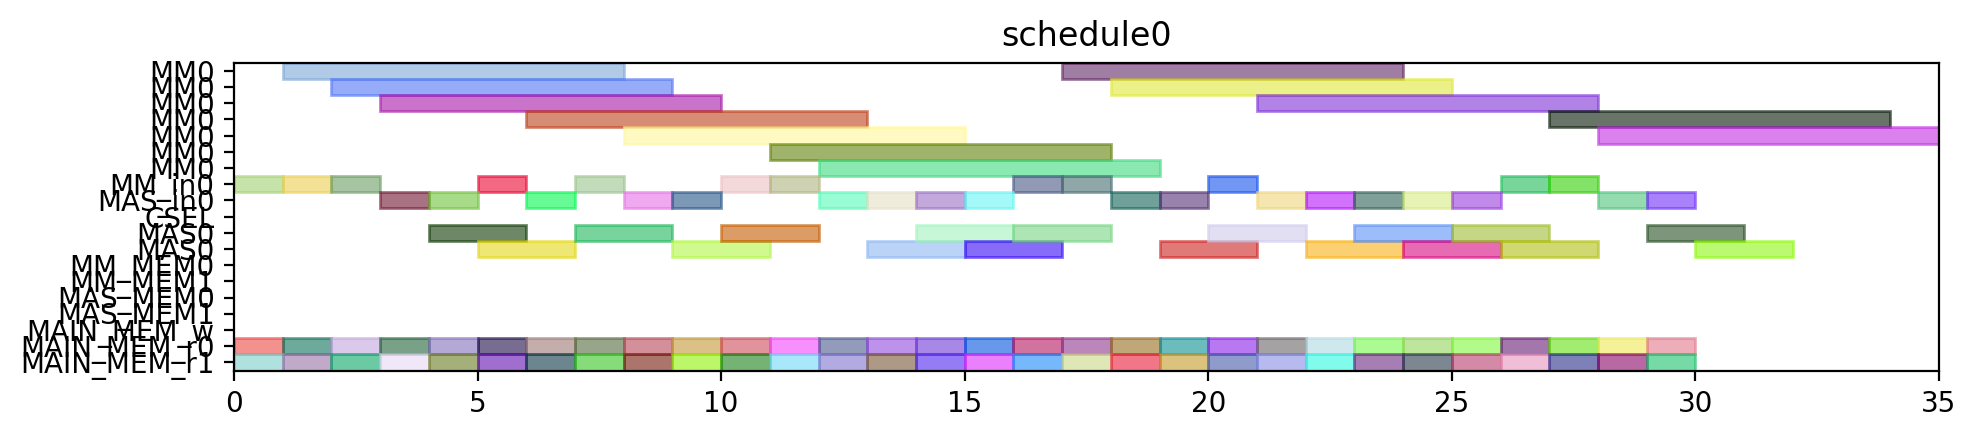

The Python source for this figure:
from pyschedule import Scenario, solvers, plotters, alt


def solve():
	horizon = 120
	S = Scenario("schedule0", horizon=horizon)

	# resource
	MM = S.Resources('MM', num=1, size=7)
	MM_in = S.Resources('MM_in', num=1)
	MAS_in = S.Resources('MAS_in', num=1)
	CSEL = S.Resource('CSEL')
	MAS = S.Resources('MAS', num=1, size=2, periods=range(1, horizon))
	MM_MEM = S.Resources('MM_MEM', num=2)
	MAS_MEM = S.Resources('MAS_MEM', num=2)
	MAIN_MEM_w = S.Resource('MAIN_MEM_w', size=1)
	MAIN_MEM_r = S.Resources('MAIN_MEM_r', num=2)

	# result of previous scheduling

	# new tasks
	c_t0_t0_t0 = S.Task('c_t0_t0_t0', length=7, delay_cost=1)
	c_t0_t0_t0 += alt(MM)
	c_t0_t0_t0_in = S.Task('c_t0_t0_t0_in', length=1, delay_cost=1)
	c_t0_t0_t0_in += alt(MM_in)
	S += c_t0_t0_t0_in*MM_in[0]<=c_t0_t0_t0*MM[0]
	c_t0_t0_t0_mem0 = S.Task('c_t0_t0_t0_mem0', length=1, delay_cost=1)
	c_t0_t0_t0_mem0 += MAIN_MEM_r[0]
	S += c_t0_t0_t0_mem0 <= c_t0_t0_t0

	c_t0_t0_t0_mem1 = S.Task('c_t0_t0_t0_mem1', length=1, delay_cost=1)
	c_t0_t0_t0_mem1 += MAIN_MEM_r[1]
	S += c_t0_t0_t0_mem1 <= c_t0_t0_t0

	c_t0_t0_t1 = S.Task('c_t0_t0_t1', length=7, delay_cost=1)
	c_t0_t0_t1 += alt(MM)
	c_t0_t0_t1_in = S.Task('c_t0_t0_t1_in', length=1, delay_cost=1)
	c_t0_t0_t1_in += alt(MM_in)
	S += c_t0_t0_t1_in*MM_in[0]<=c_t0_t0_t1*MM[0]
	c_t0_t0_t1_mem0 = S.Task('c_t0_t0_t1_mem0', length=1, delay_cost=1)
	c_t0_t0_t1_mem0 += MAIN_MEM_r[0]
	S += c_t0_t0_t1_mem0 <= c_t0_t0_t1

	c_t0_t0_t1_mem1 = S.Task('c_t0_t0_t1_mem1', length=1, delay_cost=1)
	c_t0_t0_t1_mem1 += MAIN_MEM_r[1]
	S += c_t0_t0_t1_mem1 <= c_t0_t0_t1

	c_t0_t0_t2 = S.Task('c_t0_t0_t2', length=2, delay_cost=1)
	c_t0_t0_t2 += alt(MAS)
	c_t0_t0_t2_in = S.Task('c_t0_t0_t2_in', length=1, delay_cost=1)
	c_t0_t0_t2_in += alt(MAS_in)
	S += c_t0_t0_t2_in*MAS_in[0]<=c_t0_t0_t2*MAS[0]

	c_t0_t0_t2_mem0 = S.Task('c_t0_t0_t2_mem0', length=1, delay_cost=1)
	c_t0_t0_t2_mem0 += MAIN_MEM_r[0]
	S += c_t0_t0_t2_mem0 <= c_t0_t0_t2

	c_t0_t0_t2_mem1 = S.Task('c_t0_t0_t2_mem1', length=1, delay_cost=1)
	c_t0_t0_t2_mem1 += MAIN_MEM_r[1]
	S += c_t0_t0_t2_mem1 <= c_t0_t0_t2

	c_t0_t0_t3 = S.Task('c_t0_t0_t3', length=2, delay_cost=1)
	c_t0_t0_t3 += alt(MAS)
	c_t0_t0_t3_in = S.Task('c_t0_t0_t3_in', length=1, delay_cost=1)
	c_t0_t0_t3_in += alt(MAS_in)
	S += c_t0_t0_t3_in*MAS_in[0]<=c_t0_t0_t3*MAS[0]

	c_t0_t0_t3_mem0 = S.Task('c_t0_t0_t3_mem0', length=1, delay_cost=1)
	c_t0_t0_t3_mem0 += MAIN_MEM_r[0]
	S += c_t0_t0_t3_mem0 <= c_t0_t0_t3

	c_t0_t0_t3_mem1 = S.Task('c_t0_t0_t3_mem1', length=1, delay_cost=1)
	c_t0_t0_t3_mem1 += MAIN_MEM_r[1]
	S += c_t0_t0_t3_mem1 <= c_t0_t0_t3

	c_t0_t1_t0 = S.Task('c_t0_t1_t0', length=7, delay_cost=1)
	c_t0_t1_t0 += alt(MM)
	c_t0_t1_t0_in = S.Task('c_t0_t1_t0_in', length=1, delay_cost=1)
	c_t0_t1_t0_in += alt(MM_in)
	S += c_t0_t1_t0_in*MM_in[0]<=c_t0_t1_t0*MM[0]
	c_t0_t1_t0_mem0 = S.Task('c_t0_t1_t0_mem0', length=1, delay_cost=1)
	c_t0_t1_t0_mem0 += MAIN_MEM_r[0]
	S += c_t0_t1_t0_mem0 <= c_t0_t1_t0

	c_t0_t1_t0_mem1 = S.Task('c_t0_t1_t0_mem1', length=1, delay_cost=1)
	c_t0_t1_t0_mem1 += MAIN_MEM_r[1]
	S += c_t0_t1_t0_mem1 <= c_t0_t1_t0

	c_t0_t1_t1 = S.Task('c_t0_t1_t1', length=7, delay_cost=1)
	c_t0_t1_t1 += alt(MM)
	c_t0_t1_t1_in = S.Task('c_t0_t1_t1_in', length=1, delay_cost=1)
	c_t0_t1_t1_in += alt(MM_in)
	S += c_t0_t1_t1_in*MM_in[0]<=c_t0_t1_t1*MM[0]
	c_t0_t1_t1_mem0 = S.Task('c_t0_t1_t1_mem0', length=1, delay_cost=1)
	c_t0_t1_t1_mem0 += MAIN_MEM_r[0]
	S += c_t0_t1_t1_mem0 <= c_t0_t1_t1

	c_t0_t1_t1_mem1 = S.Task('c_t0_t1_t1_mem1', length=1, delay_cost=1)
	c_t0_t1_t1_mem1 += MAIN_MEM_r[1]
	S += c_t0_t1_t1_mem1 <= c_t0_t1_t1

	c_t0_t1_t2 = S.Task('c_t0_t1_t2', length=2, delay_cost=1)
	c_t0_t1_t2 += alt(MAS)
	c_t0_t1_t2_in = S.Task('c_t0_t1_t2_in', length=1, delay_cost=1)
	c_t0_t1_t2_in += alt(MAS_in)
	S += c_t0_t1_t2_in*MAS_in[0]<=c_t0_t1_t2*MAS[0]

	c_t0_t1_t2_mem0 = S.Task('c_t0_t1_t2_mem0', length=1, delay_cost=1)
	c_t0_t1_t2_mem0 += MAIN_MEM_r[0]
	S += c_t0_t1_t2_mem0 <= c_t0_t1_t2

	c_t0_t1_t2_mem1 = S.Task('c_t0_t1_t2_mem1', length=1, delay_cost=1)
	c_t0_t1_t2_mem1 += MAIN_MEM_r[1]
	S += c_t0_t1_t2_mem1 <= c_t0_t1_t2

	c_t0_t1_t3 = S.Task('c_t0_t1_t3', length=2, delay_cost=1)
	c_t0_t1_t3 += alt(MAS)
	c_t0_t1_t3_in = S.Task('c_t0_t1_t3_in', length=1, delay_cost=1)
	c_t0_t1_t3_in += alt(MAS_in)
	S += c_t0_t1_t3_in*MAS_in[0]<=c_t0_t1_t3*MAS[0]

	c_t0_t1_t3_mem0 = S.Task('c_t0_t1_t3_mem0', length=1, delay_cost=1)
	c_t0_t1_t3_mem0 += MAIN_MEM_r[0]
	S += c_t0_t1_t3_mem0 <= c_t0_t1_t3

	c_t0_t1_t3_mem1 = S.Task('c_t0_t1_t3_mem1', length=1, delay_cost=1)
	c_t0_t1_t3_mem1 += MAIN_MEM_r[1]
	S += c_t0_t1_t3_mem1 <= c_t0_t1_t3

	c_t0_t20 = S.Task('c_t0_t20', length=2, delay_cost=1)
	c_t0_t20 += alt(MAS)
	c_t0_t20_in = S.Task('c_t0_t20_in', length=1, delay_cost=1)
	c_t0_t20_in += alt(MAS_in)
	S += c_t0_t20_in*MAS_in[0]<=c_t0_t20*MAS[0]

	c_t0_t20_mem0 = S.Task('c_t0_t20_mem0', length=1, delay_cost=1)
	c_t0_t20_mem0 += MAIN_MEM_r[0]
	S += c_t0_t20_mem0 <= c_t0_t20

	c_t0_t20_mem1 = S.Task('c_t0_t20_mem1', length=1, delay_cost=1)
	c_t0_t20_mem1 += MAIN_MEM_r[1]
	S += c_t0_t20_mem1 <= c_t0_t20

	c_t0_t21 = S.Task('c_t0_t21', length=2, delay_cost=1)
	c_t0_t21 += alt(MAS)
	c_t0_t21_in = S.Task('c_t0_t21_in', length=1, delay_cost=1)
	c_t0_t21_in += alt(MAS_in)
	S += c_t0_t21_in*MAS_in[0]<=c_t0_t21*MAS[0]

	c_t0_t21_mem0 = S.Task('c_t0_t21_mem0', length=1, delay_cost=1)
	c_t0_t21_mem0 += MAIN_MEM_r[0]
	S += c_t0_t21_mem0 <= c_t0_t21

	c_t0_t21_mem1 = S.Task('c_t0_t21_mem1', length=1, delay_cost=1)
	c_t0_t21_mem1 += MAIN_MEM_r[1]
	S += c_t0_t21_mem1 <= c_t0_t21

	c_t0_t30 = S.Task('c_t0_t30', length=2, delay_cost=1)
	c_t0_t30 += alt(MAS)
	c_t0_t30_in = S.Task('c_t0_t30_in', length=1, delay_cost=1)
	c_t0_t30_in += alt(MAS_in)
	S += c_t0_t30_in*MAS_in[0]<=c_t0_t30*MAS[0]

	c_t0_t30_mem0 = S.Task('c_t0_t30_mem0', length=1, delay_cost=1)
	c_t0_t30_mem0 += MAIN_MEM_r[0]
	S += c_t0_t30_mem0 <= c_t0_t30

	c_t0_t30_mem1 = S.Task('c_t0_t30_mem1', length=1, delay_cost=1)
	c_t0_t30_mem1 += MAIN_MEM_r[1]
	S += c_t0_t30_mem1 <= c_t0_t30

	c_t0_t31 = S.Task('c_t0_t31', length=2, delay_cost=1)
	c_t0_t31 += alt(MAS)
	c_t0_t31_in = S.Task('c_t0_t31_in', length=1, delay_cost=1)
	c_t0_t31_in += alt(MAS_in)
	S += c_t0_t31_in*MAS_in[0]<=c_t0_t31*MAS[0]

	c_t0_t31_mem0 = S.Task('c_t0_t31_mem0', length=1, delay_cost=1)
	c_t0_t31_mem0 += MAIN_MEM_r[0]
	S += c_t0_t31_mem0 <= c_t0_t31

	c_t0_t31_mem1 = S.Task('c_t0_t31_mem1', length=1, delay_cost=1)
	c_t0_t31_mem1 += MAIN_MEM_r[1]
	S += c_t0_t31_mem1 <= c_t0_t31

	c_t1_t0_t0 = S.Task('c_t1_t0_t0', length=7, delay_cost=1)
	c_t1_t0_t0 += alt(MM)
	c_t1_t0_t0_in = S.Task('c_t1_t0_t0_in', length=1, delay_cost=1)
	c_t1_t0_t0_in += alt(MM_in)
	S += c_t1_t0_t0_in*MM_in[0]<=c_t1_t0_t0*MM[0]
	c_t1_t0_t0_mem0 = S.Task('c_t1_t0_t0_mem0', length=1, delay_cost=1)
	c_t1_t0_t0_mem0 += MAIN_MEM_r[0]
	S += c_t1_t0_t0_mem0 <= c_t1_t0_t0

	c_t1_t0_t0_mem1 = S.Task('c_t1_t0_t0_mem1', length=1, delay_cost=1)
	c_t1_t0_t0_mem1 += MAIN_MEM_r[1]
	S += c_t1_t0_t0_mem1 <= c_t1_t0_t0

	c_t1_t0_t1 = S.Task('c_t1_t0_t1', length=7, delay_cost=1)
	c_t1_t0_t1 += alt(MM)
	c_t1_t0_t1_in = S.Task('c_t1_t0_t1_in', length=1, delay_cost=1)
	c_t1_t0_t1_in += alt(MM_in)
	S += c_t1_t0_t1_in*MM_in[0]<=c_t1_t0_t1*MM[0]
	c_t1_t0_t1_mem0 = S.Task('c_t1_t0_t1_mem0', length=1, delay_cost=1)
	c_t1_t0_t1_mem0 += MAIN_MEM_r[0]
	S += c_t1_t0_t1_mem0 <= c_t1_t0_t1

	c_t1_t0_t1_mem1 = S.Task('c_t1_t0_t1_mem1', length=1, delay_cost=1)
	c_t1_t0_t1_mem1 += MAIN_MEM_r[1]
	S += c_t1_t0_t1_mem1 <= c_t1_t0_t1

	c_t1_t0_t2 = S.Task('c_t1_t0_t2', length=2, delay_cost=1)
	c_t1_t0_t2 += alt(MAS)
	c_t1_t0_t2_in = S.Task('c_t1_t0_t2_in', length=1, delay_cost=1)
	c_t1_t0_t2_in += alt(MAS_in)
	S += c_t1_t0_t2_in*MAS_in[0]<=c_t1_t0_t2*MAS[0]

	c_t1_t0_t2_mem0 = S.Task('c_t1_t0_t2_mem0', length=1, delay_cost=1)
	c_t1_t0_t2_mem0 += MAIN_MEM_r[0]
	S += c_t1_t0_t2_mem0 <= c_t1_t0_t2

	c_t1_t0_t2_mem1 = S.Task('c_t1_t0_t2_mem1', length=1, delay_cost=1)
	c_t1_t0_t2_mem1 += MAIN_MEM_r[1]
	S += c_t1_t0_t2_mem1 <= c_t1_t0_t2

	c_t1_t0_t3 = S.Task('c_t1_t0_t3', length=2, delay_cost=1)
	c_t1_t0_t3 += alt(MAS)
	c_t1_t0_t3_in = S.Task('c_t1_t0_t3_in', length=1, delay_cost=1)
	c_t1_t0_t3_in += alt(MAS_in)
	S += c_t1_t0_t3_in*MAS_in[0]<=c_t1_t0_t3*MAS[0]

	c_t1_t0_t3_mem0 = S.Task('c_t1_t0_t3_mem0', length=1, delay_cost=1)
	c_t1_t0_t3_mem0 += MAIN_MEM_r[0]
	S += c_t1_t0_t3_mem0 <= c_t1_t0_t3

	c_t1_t0_t3_mem1 = S.Task('c_t1_t0_t3_mem1', length=1, delay_cost=1)
	c_t1_t0_t3_mem1 += MAIN_MEM_r[1]
	S += c_t1_t0_t3_mem1 <= c_t1_t0_t3

	c_t1_t1_t0 = S.Task('c_t1_t1_t0', length=7, delay_cost=1)
	c_t1_t1_t0 += alt(MM)
	c_t1_t1_t0_in = S.Task('c_t1_t1_t0_in', length=1, delay_cost=1)
	c_t1_t1_t0_in += alt(MM_in)
	S += c_t1_t1_t0_in*MM_in[0]<=c_t1_t1_t0*MM[0]
	c_t1_t1_t0_mem0 = S.Task('c_t1_t1_t0_mem0', length=1, delay_cost=1)
	c_t1_t1_t0_mem0 += MAIN_MEM_r[0]
	S += c_t1_t1_t0_mem0 <= c_t1_t1_t0

	c_t1_t1_t0_mem1 = S.Task('c_t1_t1_t0_mem1', length=1, delay_cost=1)
	c_t1_t1_t0_mem1 += MAIN_MEM_r[1]
	S += c_t1_t1_t0_mem1 <= c_t1_t1_t0

	c_t1_t1_t1 = S.Task('c_t1_t1_t1', length=7, delay_cost=1)
	c_t1_t1_t1 += alt(MM)
	c_t1_t1_t1_in = S.Task('c_t1_t1_t1_in', length=1, delay_cost=1)
	c_t1_t1_t1_in += alt(MM_in)
	S += c_t1_t1_t1_in*MM_in[0]<=c_t1_t1_t1*MM[0]
	c_t1_t1_t1_mem0 = S.Task('c_t1_t1_t1_mem0', length=1, delay_cost=1)
	c_t1_t1_t1_mem0 += MAIN_MEM_r[0]
	S += c_t1_t1_t1_mem0 <= c_t1_t1_t1

	c_t1_t1_t1_mem1 = S.Task('c_t1_t1_t1_mem1', length=1, delay_cost=1)
	c_t1_t1_t1_mem1 += MAIN_MEM_r[1]
	S += c_t1_t1_t1_mem1 <= c_t1_t1_t1

	c_t1_t1_t2 = S.Task('c_t1_t1_t2', length=2, delay_cost=1)
	c_t1_t1_t2 += alt(MAS)
	c_t1_t1_t2_in = S.Task('c_t1_t1_t2_in', length=1, delay_cost=1)
	c_t1_t1_t2_in += alt(MAS_in)
	S += c_t1_t1_t2_in*MAS_in[0]<=c_t1_t1_t2*MAS[0]

	c_t1_t1_t2_mem0 = S.Task('c_t1_t1_t2_mem0', length=1, delay_cost=1)
	c_t1_t1_t2_mem0 += MAIN_MEM_r[0]
	S += c_t1_t1_t2_mem0 <= c_t1_t1_t2

	c_t1_t1_t2_mem1 = S.Task('c_t1_t1_t2_mem1', length=1, delay_cost=1)
	c_t1_t1_t2_mem1 += MAIN_MEM_r[1]
	S += c_t1_t1_t2_mem1 <= c_t1_t1_t2

	c_t1_t1_t3 = S.Task('c_t1_t1_t3', length=2, delay_cost=1)
	c_t1_t1_t3 += alt(MAS)
	c_t1_t1_t3_in = S.Task('c_t1_t1_t3_in', length=1, delay_cost=1)
	c_t1_t1_t3_in += alt(MAS_in)
	S += c_t1_t1_t3_in*MAS_in[0]<=c_t1_t1_t3*MAS[0]

	c_t1_t1_t3_mem0 = S.Task('c_t1_t1_t3_mem0', length=1, delay_cost=1)
	c_t1_t1_t3_mem0 += MAIN_MEM_r[0]
	S += c_t1_t1_t3_mem0 <= c_t1_t1_t3

	c_t1_t1_t3_mem1 = S.Task('c_t1_t1_t3_mem1', length=1, delay_cost=1)
	c_t1_t1_t3_mem1 += MAIN_MEM_r[1]
	S += c_t1_t1_t3_mem1 <= c_t1_t1_t3

	c_t1_t20 = S.Task('c_t1_t20', length=2, delay_cost=1)
	c_t1_t20 += alt(MAS)
	c_t1_t20_in = S.Task('c_t1_t20_in', length=1, delay_cost=1)
	c_t1_t20_in += alt(MAS_in)
	S += c_t1_t20_in*MAS_in[0]<=c_t1_t20*MAS[0]

	c_t1_t20_mem0 = S.Task('c_t1_t20_mem0', length=1, delay_cost=1)
	c_t1_t20_mem0 += MAIN_MEM_r[0]
	S += c_t1_t20_mem0 <= c_t1_t20

	c_t1_t20_mem1 = S.Task('c_t1_t20_mem1', length=1, delay_cost=1)
	c_t1_t20_mem1 += MAIN_MEM_r[1]
	S += c_t1_t20_mem1 <= c_t1_t20

	c_t1_t21 = S.Task('c_t1_t21', length=2, delay_cost=1)
	c_t1_t21 += alt(MAS)
	c_t1_t21_in = S.Task('c_t1_t21_in', length=1, delay_cost=1)
	c_t1_t21_in += alt(MAS_in)
	S += c_t1_t21_in*MAS_in[0]<=c_t1_t21*MAS[0]

	c_t1_t21_mem0 = S.Task('c_t1_t21_mem0', length=1, delay_cost=1)
	c_t1_t21_mem0 += MAIN_MEM_r[0]
	S += c_t1_t21_mem0 <= c_t1_t21

	c_t1_t21_mem1 = S.Task('c_t1_t21_mem1', length=1, delay_cost=1)
	c_t1_t21_mem1 += MAIN_MEM_r[1]
	S += c_t1_t21_mem1 <= c_t1_t21

	c_t1_t30 = S.Task('c_t1_t30', length=2, delay_cost=1)
	c_t1_t30 += alt(MAS)
	c_t1_t30_in = S.Task('c_t1_t30_in', length=1, delay_cost=1)
	c_t1_t30_in += alt(MAS_in)
	S += c_t1_t30_in*MAS_in[0]<=c_t1_t30*MAS[0]

	c_t1_t30_mem0 = S.Task('c_t1_t30_mem0', length=1, delay_cost=1)
	c_t1_t30_mem0 += MAIN_MEM_r[0]
	S += c_t1_t30_mem0 <= c_t1_t30

	c_t1_t30_mem1 = S.Task('c_t1_t30_mem1', length=1, delay_cost=1)
	c_t1_t30_mem1 += MAIN_MEM_r[1]
	S += c_t1_t30_mem1 <= c_t1_t30

	c_t1_t31 = S.Task('c_t1_t31', length=2, delay_cost=1)
	c_t1_t31 += alt(MAS)
	c_t1_t31_in = S.Task('c_t1_t31_in', length=1, delay_cost=1)
	c_t1_t31_in += alt(MAS_in)
	S += c_t1_t31_in*MAS_in[0]<=c_t1_t31*MAS[0]

	c_t1_t31_mem0 = S.Task('c_t1_t31_mem0', length=1, delay_cost=1)
	c_t1_t31_mem0 += MAIN_MEM_r[0]
	S += c_t1_t31_mem0 <= c_t1_t31

	c_t1_t31_mem1 = S.Task('c_t1_t31_mem1', length=1, delay_cost=1)
	c_t1_t31_mem1 += MAIN_MEM_r[1]
	S += c_t1_t31_mem1 <= c_t1_t31

	c_t2_t0_t0 = S.Task('c_t2_t0_t0', length=7, delay_cost=1)
	c_t2_t0_t0 += alt(MM)
	c_t2_t0_t0_in = S.Task('c_t2_t0_t0_in', length=1, delay_cost=1)
	c_t2_t0_t0_in += alt(MM_in)
	S += c_t2_t0_t0_in*MM_in[0]<=c_t2_t0_t0*MM[0]
	c_t2_t0_t0_mem0 = S.Task('c_t2_t0_t0_mem0', length=1, delay_cost=1)
	c_t2_t0_t0_mem0 += MAIN_MEM_r[0]
	S += c_t2_t0_t0_mem0 <= c_t2_t0_t0

	c_t2_t0_t0_mem1 = S.Task('c_t2_t0_t0_mem1', length=1, delay_cost=1)
	c_t2_t0_t0_mem1 += MAIN_MEM_r[1]
	S += c_t2_t0_t0_mem1 <= c_t2_t0_t0

	c_t2_t0_t1 = S.Task('c_t2_t0_t1', length=7, delay_cost=1)
	c_t2_t0_t1 += alt(MM)
	c_t2_t0_t1_in = S.Task('c_t2_t0_t1_in', length=1, delay_cost=1)
	c_t2_t0_t1_in += alt(MM_in)
	S += c_t2_t0_t1_in*MM_in[0]<=c_t2_t0_t1*MM[0]
	c_t2_t0_t1_mem0 = S.Task('c_t2_t0_t1_mem0', length=1, delay_cost=1)
	c_t2_t0_t1_mem0 += MAIN_MEM_r[0]
	S += c_t2_t0_t1_mem0 <= c_t2_t0_t1

	c_t2_t0_t1_mem1 = S.Task('c_t2_t0_t1_mem1', length=1, delay_cost=1)
	c_t2_t0_t1_mem1 += MAIN_MEM_r[1]
	S += c_t2_t0_t1_mem1 <= c_t2_t0_t1

	c_t2_t0_t2 = S.Task('c_t2_t0_t2', length=2, delay_cost=1)
	c_t2_t0_t2 += alt(MAS)
	c_t2_t0_t2_in = S.Task('c_t2_t0_t2_in', length=1, delay_cost=1)
	c_t2_t0_t2_in += alt(MAS_in)
	S += c_t2_t0_t2_in*MAS_in[0]<=c_t2_t0_t2*MAS[0]

	c_t2_t0_t2_mem0 = S.Task('c_t2_t0_t2_mem0', length=1, delay_cost=1)
	c_t2_t0_t2_mem0 += MAIN_MEM_r[0]
	S += c_t2_t0_t2_mem0 <= c_t2_t0_t2

	c_t2_t0_t2_mem1 = S.Task('c_t2_t0_t2_mem1', length=1, delay_cost=1)
	c_t2_t0_t2_mem1 += MAIN_MEM_r[1]
	S += c_t2_t0_t2_mem1 <= c_t2_t0_t2

	c_t2_t0_t3 = S.Task('c_t2_t0_t3', length=2, delay_cost=1)
	c_t2_t0_t3 += alt(MAS)
	c_t2_t0_t3_in = S.Task('c_t2_t0_t3_in', length=1, delay_cost=1)
	c_t2_t0_t3_in += alt(MAS_in)
	S += c_t2_t0_t3_in*MAS_in[0]<=c_t2_t0_t3*MAS[0]

	c_t2_t0_t3_mem0 = S.Task('c_t2_t0_t3_mem0', length=1, delay_cost=1)
	c_t2_t0_t3_mem0 += MAIN_MEM_r[0]
	S += c_t2_t0_t3_mem0 <= c_t2_t0_t3

	c_t2_t0_t3_mem1 = S.Task('c_t2_t0_t3_mem1', length=1, delay_cost=1)
	c_t2_t0_t3_mem1 += MAIN_MEM_r[1]
	S += c_t2_t0_t3_mem1 <= c_t2_t0_t3

	c_t2_t1_t0 = S.Task('c_t2_t1_t0', length=7, delay_cost=1)
	c_t2_t1_t0 += alt(MM)
	c_t2_t1_t0_in = S.Task('c_t2_t1_t0_in', length=1, delay_cost=1)
	c_t2_t1_t0_in += alt(MM_in)
	S += c_t2_t1_t0_in*MM_in[0]<=c_t2_t1_t0*MM[0]
	c_t2_t1_t0_mem0 = S.Task('c_t2_t1_t0_mem0', length=1, delay_cost=1)
	c_t2_t1_t0_mem0 += MAIN_MEM_r[0]
	S += c_t2_t1_t0_mem0 <= c_t2_t1_t0

	c_t2_t1_t0_mem1 = S.Task('c_t2_t1_t0_mem1', length=1, delay_cost=1)
	c_t2_t1_t0_mem1 += MAIN_MEM_r[1]
	S += c_t2_t1_t0_mem1 <= c_t2_t1_t0

	c_t2_t1_t1 = S.Task('c_t2_t1_t1', length=7, delay_cost=1)
	c_t2_t1_t1 += alt(MM)
	c_t2_t1_t1_in = S.Task('c_t2_t1_t1_in', length=1, delay_cost=1)
	c_t2_t1_t1_in += alt(MM_in)
	S += c_t2_t1_t1_in*MM_in[0]<=c_t2_t1_t1*MM[0]
	c_t2_t1_t1_mem0 = S.Task('c_t2_t1_t1_mem0', length=1, delay_cost=1)
	c_t2_t1_t1_mem0 += MAIN_MEM_r[0]
	S += c_t2_t1_t1_mem0 <= c_t2_t1_t1

	c_t2_t1_t1_mem1 = S.Task('c_t2_t1_t1_mem1', length=1, delay_cost=1)
	c_t2_t1_t1_mem1 += MAIN_MEM_r[1]
	S += c_t2_t1_t1_mem1 <= c_t2_t1_t1

	solvers.mip.solve(S,msg=1,kind='CPLEX',ratio_gap=1.01)

	solution = [['hoge']*len(S.solution()[1]) for i in range(len(S.solution()))]
	for i in range(len(S.solution())):
		for j in range(len(S.solution()[i])):
			solution[i][j]=str(S.solution()[i][j])
	print(solution)

	cycles = int(solution[-1][3])

	pic_file_name = "/mnt/rose/usr1/fukuda/ABE/multiRAM_multiMAS_16mux/scheduling_result/stage7MM1_stage2MAS1/MUL/schedule0.png"
	if(S.solution() != []):
		plotters.matplotlib.plot(S,img_filename=pic_file_name, show_task_labels=False, fig_size=(cycles*0.25+3, 2))

	return solution
